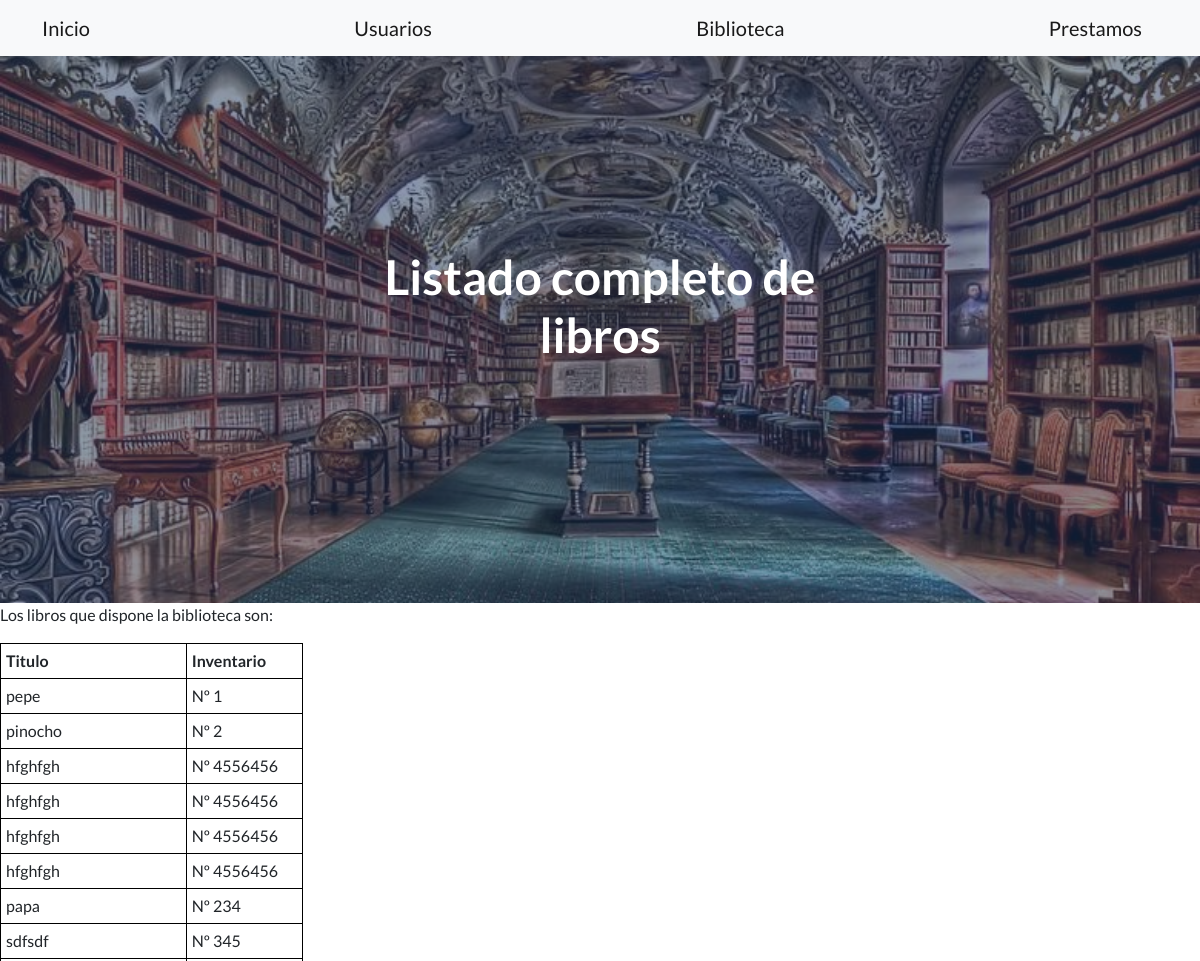
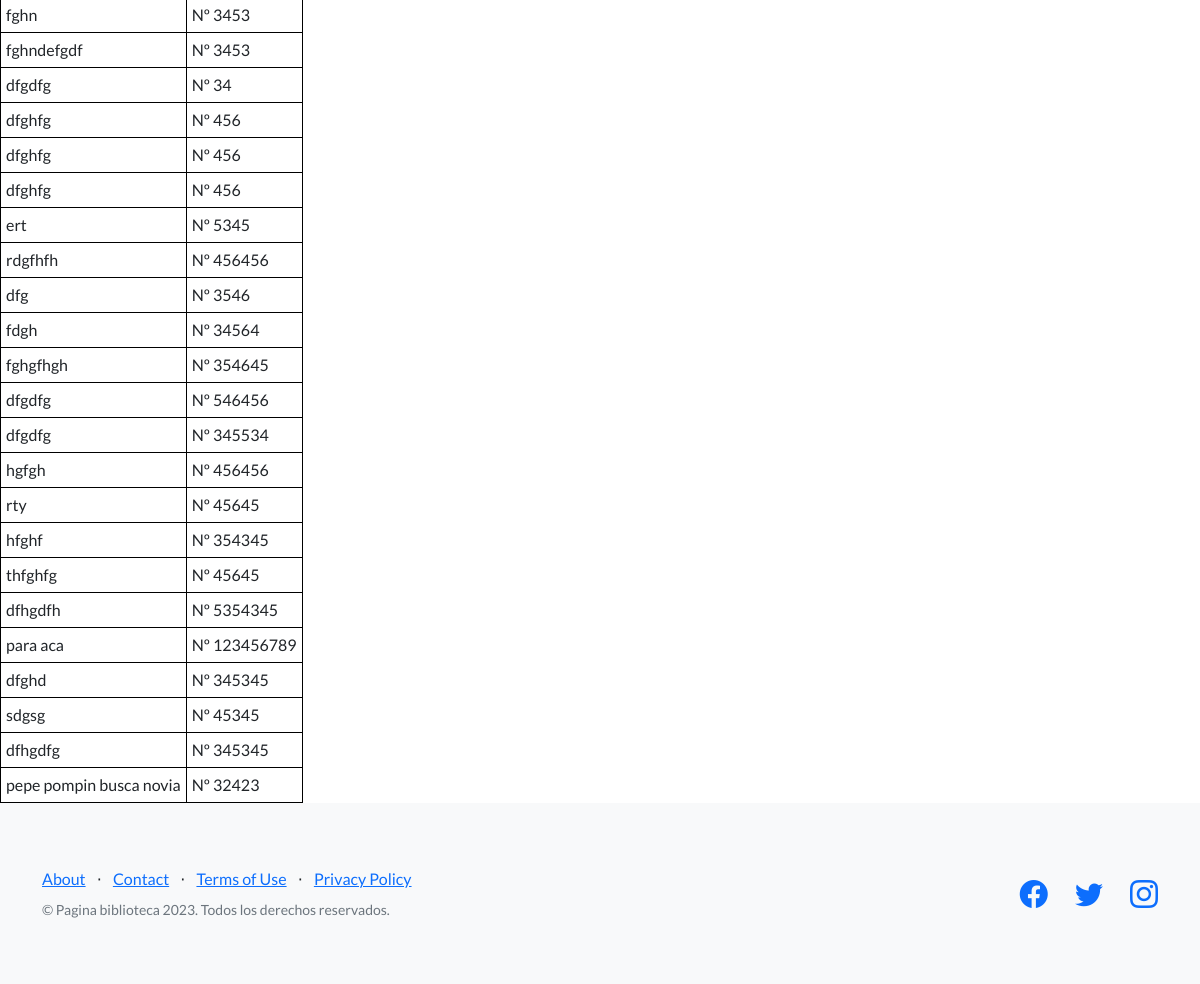
Screenshot of /AppBiblio/verlibros/ with the database file from the repository (2 pictures, top to bottom).
### AppBiblio/models.py (models this page shows)
class Libro(models.Model):
    titulo = models.CharField(max_length=40)
    autor = models.CharField(max_length=40)
    editorial = models.CharField(max_length=40)
    inventario = models.IntegerField(default=1)

### AppBiblio/views.py (the view)
# urls.py: path('verlibros/',ver_libros, name="verLibros"),
def ver_libros(request):
    todos= Libro.objects.all()
    return render(request, "AppBiblio/ver_libros.html", {"todos":todos})

### AppBiblio/templates/AppBiblio/ver_libros.html (shortened to what this page needs)
{% extends 'AppBiblio/principal.html' %}
{% block principal%}
    Listado completo de libros
{% endblock %}
{% block bloque2%}
    Los libros que dispone la biblioteca son:<p>
     <table  border: 1px solid black;>
        <tr>
            <th>Titulo</th>
            <th>Inventario</th>
        </tr>
        {% for libros in todos %}
        <tr>
            <td>{{libros.titulo}} </td>
            <td> Nº {{libros.inventario}} </td>
        </tr>
        {% endfor %}
    </table>
{% endblock %}

### AppBiblio/templates/AppBiblio/ver_libros.html (style rules this page uses)
table { border-collapse: collapse; }
table, th, td { border: 1px solid black; }
th, td { padding: 5px; }

### rows the page displays
Libro: titulo "pepe", inventario "1"
Libro: titulo "pinocho", inventario "2"
Libro: titulo "hfghfgh", inventario "4556456"
Libro: titulo "hfghfgh", inventario "4556456"
Libro: titulo "hfghfgh", inventario "4556456"
Libro: titulo "hfghfgh", inventario "4556456"
Libro: titulo "papa", inventario "234"
Libro: titulo "sdfsdf", inventario "345"
Libro: titulo "fghn", inventario "3453"
Libro: titulo "fghndefgdf", inventario "3453"
Libro: titulo "dfgdfg", inventario "34"
Libro: titulo "dfghfg", inventario "456"
Libro: titulo "dfghfg", inventario "456"
Libro: titulo "dfghfg", inventario "456"
Libro: titulo "ert", inventario "5345"
Libro: titulo "rdgfhfh", inventario "456456"
Libro: titulo "dfg", inventario "3546"
Libro: titulo "fdgh", inventario "34564"
Libro: titulo "fghgfhgh", inventario "354645"
Libro: titulo "dfgdfg", inventario "546456"
Libro: titulo "dfgdfg", inventario "345534"
Libro: titulo "hgfgh", inventario "456456"
Libro: titulo "rty", inventario "45645"
Libro: titulo "hfghf", inventario "354345"
Libro: titulo "thfghfg", inventario "45645"
Libro: titulo "dfhgdfh", inventario "5354345"
Libro: titulo "para aca", inventario "123456789"
Libro: titulo "dfghd", inventario "345345"
Libro: titulo "sdgsg", inventario "45345"
Libro: titulo "dfhgdfg", inventario "345345"
Libro: titulo "pepe pompin busca novia", inventario "32423"
